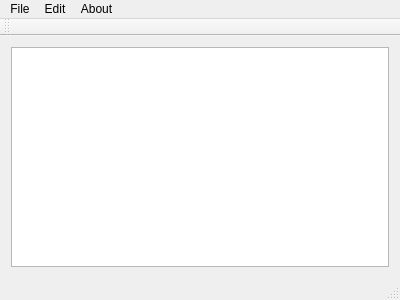
<?xml version="1.0" encoding="UTF-8"?>
<ui version="4.0">
 <class>MainWindow</class>
 <widget class="QMainWindow" name="MainWindow">
  <property name="geometry">
   <rect>
    <x>0</x>
    <y>0</y>
    <width>400</width>
    <height>300</height>
   </rect>
  </property>
  <property name="windowTitle">
   <string>MainWindow</string>
  </property>
  <widget class="QWidget" name="centralWidget">
   <layout class="QVBoxLayout" name="verticalLayout">
    <item>
     <widget class="QTextEdit" name="textEdit"/>
    </item>
   </layout>
  </widget>
  <widget class="QMenuBar" name="menuBar">
   <property name="geometry">
    <rect>
     <x>0</x>
     <y>0</y>
     <width>400</width>
     <height>21</height>
    </rect>
   </property>
   <widget class="QMenu" name="menuFile">
    <property name="title">
     <string>File</string>
    </property>
    <addaction name="actionOPen"/>
    <addaction name="actionOpen"/>
    <addaction name="separator"/>
    <addaction name="actionSave"/>
    <addaction name="actionSave_As"/>
   </widget>
   <widget class="QMenu" name="menuEdit">
    <property name="title">
     <string>Edit</string>
    </property>
    <addaction name="actionCut"/>
    <addaction name="actionCopy"/>
    <addaction name="actionPAste"/>
    <addaction name="separator"/>
    <addaction name="actionRedo"/>
    <addaction name="actionUndo"/>
   </widget>
   <widget class="QMenu" name="menuAbout">
    <property name="title">
     <string>About</string>
    </property>
   </widget>
   <addaction name="menuFile"/>
   <addaction name="menuEdit"/>
   <addaction name="menuAbout"/>
  </widget>
  <widget class="QToolBar" name="mainToolBar">
   <attribute name="toolBarArea">
    <enum>TopToolBarArea</enum>
   </attribute>
   <attribute name="toolBarBreak">
    <bool>false</bool>
   </attribute>
  </widget>
  <widget class="QStatusBar" name="statusBar"/>
  <action name="actionOPen">
   <property name="text">
    <string>New</string>
   </property>
  </action>
  <action name="actionOpen">
   <property name="text">
    <string>Open</string>
   </property>
  </action>
  <action name="actionSave">
   <property name="text">
    <string>Save</string>
   </property>
  </action>
  <action name="actionSave_As">
   <property name="text">
    <string>Save As</string>
   </property>
  </action>
  <action name="actionCut">
   <property name="text">
    <string>Cut</string>
   </property>
  </action>
  <action name="actionCopy">
   <property name="text">
    <string>Copy</string>
   </property>
  </action>
  <action name="actionPAste">
   <property name="text">
    <string>Paste</string>
   </property>
  </action>
  <action name="actionRedo">
   <property name="text">
    <string>Redo</string>
   </property>
  </action>
  <action name="actionUndo">
   <property name="text">
    <string>Undo</string>
   </property>
  </action>
 </widget>
 <layoutdefault spacing="6" margin="11"/>
 <resources/>
 <connections/>
</ui>
